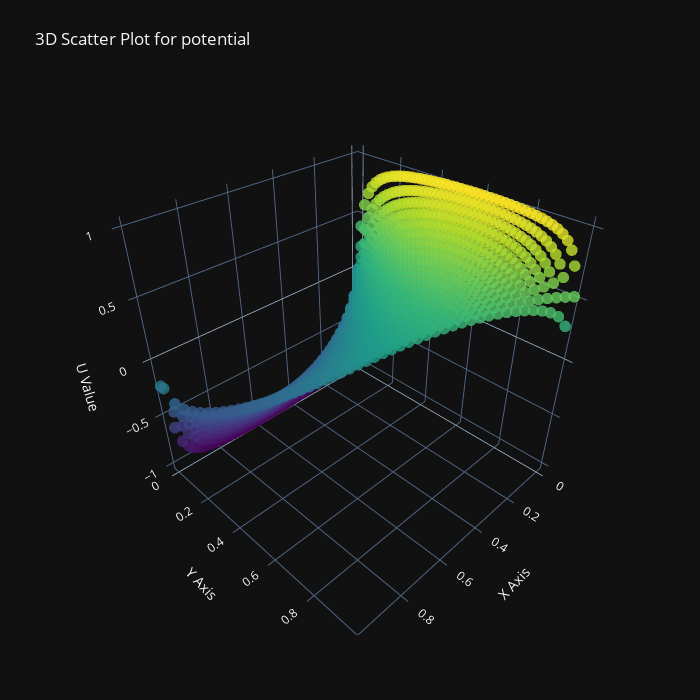

This figure's notebook cell:
### Code cell
U_solution = U_solution.reshape(N, N)
U_solution = np.array([[np.ma.masked if i+j > N else U_solution[i, j] for j in range(N)] for i in range(N)])

# Create X, Y, Z arrays for scatter plot
x, y, z = [], [], []
max_z = np.nanmax(U_solution)  # Find the maximum z value
for i in range(N):
    for j in range(N):
        x.append(i / (N - 1))  # Normalize x
        y.append(j / (N - 1))  # Normalize y
        z.append(U_solution[i, j] / max_z)  # Normalize z to range 0 to 2

# Create the 3D scatter plot
fig = go.Figure(data=[go.Scatter3d(x=x, y=y, z=z, mode='markers',
                                   marker=dict(size=4, color=z, colorscale='Viridis', opacity=0.8))])

# Update layout
fig.update_layout(
    title='3D Scatter Plot for potential',
    scene=dict(
        xaxis_title='X Axis',
        yaxis_title='Y Axis',
        zaxis_title='U Value',
        aspectmode='manual',
        aspectratio=dict(x=1, y=1, z=1)),
    autosize=False,
    width=700,
    height=700,
    margin=dict(l=65, r=50, b=65, t=90)
)

### Figure 1 — Plotly figure (JSON) as saved in the notebook; plotly's stock layout.template omitted (floating-point values rounded to 4 significant figures; data arrays with more than 128 entries replaced by an {"elided": "..."} marker saying what was removed)
{"data": [{"marker": {"color": {"elided": "2500 float values"}, "colorscale": [[0.0, "#440154"], [0.1111, "#482878"], [0.2222, "#3e4989"], [0.3333, "#31688e"], [0.4444, "#26828e"], [0.5556, "#1f9e89"], [0.6667, "#35b779"], [0.7778, "#6ece58"], [0.8889, "#b5de2b"], [1.0, "#fde725"]], "opacity": 0.8, "size": 4}, "mode": "markers", "x": {"elided": "2500 float values"}, "y": {"elided": "2500 float values"}, "z": {"elided": "2500 float values"}, "type": "scatter3d"}], "layout": {"scene": {"aspectratio": {"x": 1, "y": 1, "z": 1}, "xaxis": {"title": {"text": "X Axis"}}, "yaxis": {"title": {"text": "Y Axis"}}, "zaxis": {"title": {"text": "U Value"}}, "aspectmode": "manual"}, "margin": {"l": 65, "r": 50, "b": 65, "t": 90}, "title": {"text": "3D Scatter Plot for potential"}, "autosize": false, "width": 700, "height": 700}}
